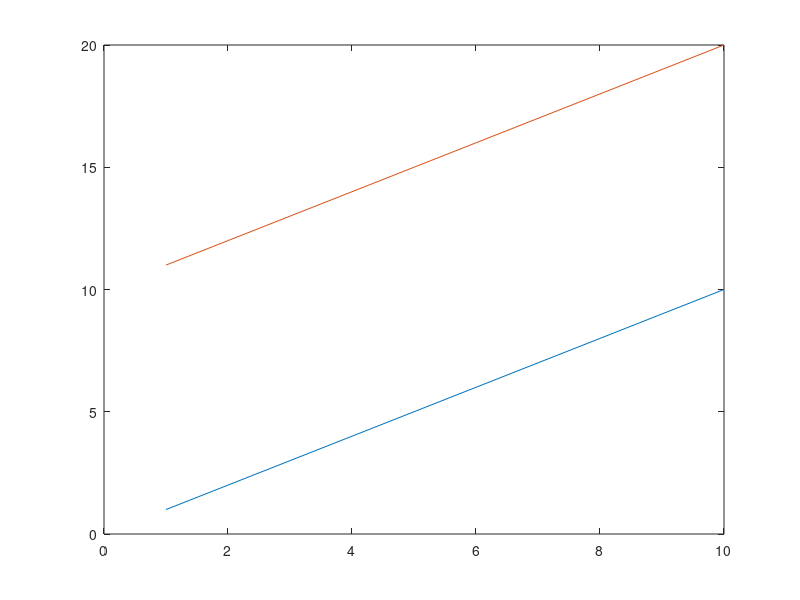
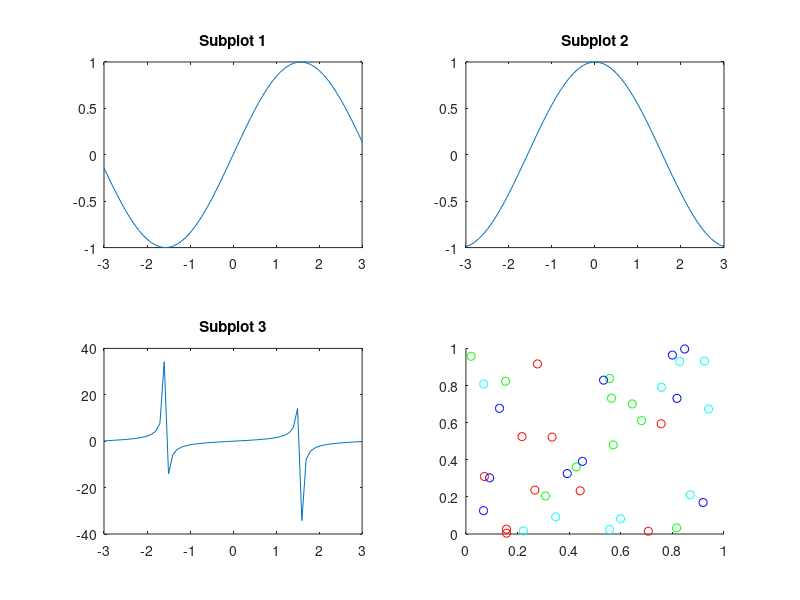

The MATLAB source for these figures, in order:
clc         % clear command window

doc moveavg % open docs
help plot   % show help


% plot multiple things
plot(1:10)
hold on
plot(11:20)
hold off

x = -3:0.1:3;
y1 = sin(x);
y2 = cos(x);
y3= tan(x);
y4=1./cos(x);
figure
subplot(2,2,1)
plot(x,y1)
title('Subplot 1')
subplot(2,2,2)
plot(x,y2)
title('Subplot 2')
subplot(2,2,3)
plot(x,y3)
title('Subplot 3')
subplot(2,2,4)
plot(x,y4)
title('Subplot 4')

x=rand(2,10);
scatter(x(1,:),x(2,:),'r');
hold on
x=rand(2,10);
scatter(x(1,:),x(2,:),'g');
hold on
x=rand(2,10);
scatter(x(1,:),x(2,:),'b');
hold on
x=rand(2,10);
scatter(x(1,:),x(2,:),'c');